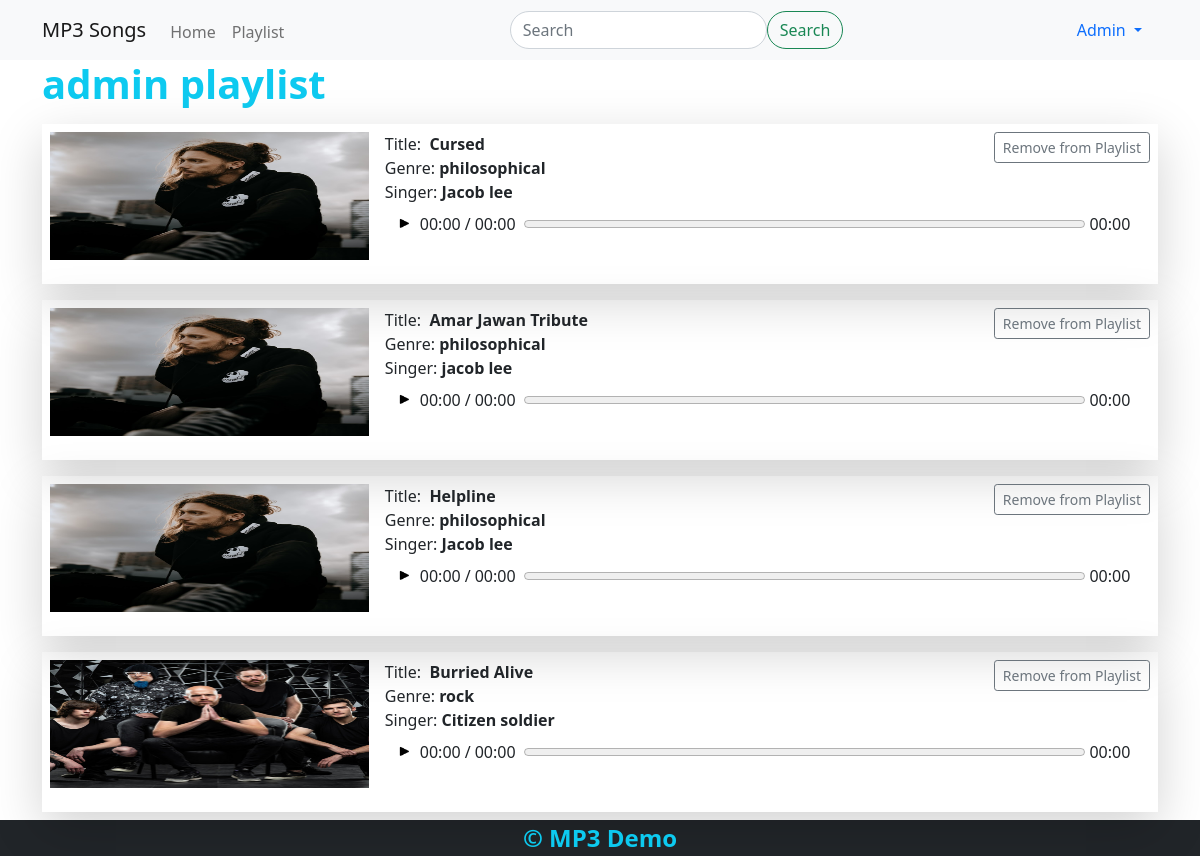
/playlist/ (signed in), run on the app's committed database.
### accounts/models.py (models this page shows, shortened)
class User(AbstractBaseUser, PermissionsMixin):
    username_validator = UnicodeUsernameValidator()
    username = models.CharField(
        verbose_name="Username",
        max_length=80, validators=[username_validator, ],
        help_text="Required. 25 charecters or fewer. letters, digits and @/./+/-/_ only"
    )
    email = models.EmailField(
        verbose_name="Email", unique=True,
        error_messages={'unique': "Email already exists."})
    is_active = models.BooleanField(default=True)
    is_admin = models.BooleanField(default=False)
    created_at = models.DateTimeField(auto_now_add=True)
    updated_at = models.DateTimeField(auto_now=True)
    USERNAME_FIELD = 'email'
    REQUIRED_FIELDS = ['username', ]
    objects = UserManager()

### playlist/models.py (models this page shows, shortened)
class Playlist(models.Model):
    user = models.OneToOneField(User, on_delete=models.CASCADE,related_name='playlists')
    musics = models.ManyToManyField(Music,blank=True, related_name='playlists')
    created_at = models.DateTimeField(auto_now_add=True)
    updated_at = models.DateTimeField(auto_now=True)
    class Meta:
        ordering = ('user',)

### music/models.py (models this page shows, shortened)
class Music(models.Model):
    title = models.CharField(max_length=255)
    singer = models.CharField(max_length=255)
    image = models.ImageField(upload_to=upload_image_to, default=None)
    audio = models.FileField(
        upload_to=upload_audio_to, blank=False, null=False)
    genre = models.ForeignKey(
        Genre, on_delete=models.CASCADE, related_name='playlist')
    active = models.BooleanField(default=True)
    created_at = models.DateTimeField(auto_now_add=True)
    updated_at = models.DateTimeField(auto_now=True)

class Genre(models.Model):
    name = models.CharField(max_length=255)
    description = models.TextField(null=True, blank=True)
    def __str__(self) -> str:
        return self.name

### playlist/views.py (the view, shortened to what this page needs)
# urls.py: path('', PlaylistView.as_view(), name='playlist'),
class PlaylistView(LoginRequiredMixin, View):
    def get(self, request, *args, **kwargs):
        user = request.user
        playlist, created = Playlist.objects.get_or_create(user=user)
        context = {
            'playlist': playlist,
            'musics': playlist.musics.all(),
        }
        return render(
            request, 'playlist/playlist.html',
            context)

### music/templatetags/custom_tags.py (called while the page is built)
@register.simple_tag
def is_in_playlist(request, id):
    music = Music.objects.get(id=id)
    playlist = Playlist.objects.filter(user=request.user).first()
    if playlist.musics.filter(id=music.id).exists():
        return True
    else:
        return False

### templates/playlist/playlist.html (shortened to what this page needs)
{% extends 'includes/base.html' %}
{% block content %}
<div>
    <h1 class="text-info fw-bold">{{playlist.user.username}} playlist</h1>
    {% for music in musics %}
    {% include 'playlist/snippet/play_playlist.html' with music=music %}
    {% endfor %}
</div>
{% endblock  %}

### templates/includes/navigation.html (shortened to what this page needs)
<nav class="navbar navbar-expand-md navbar-light bg-light">
  <div class="container">
    <a class="navbar-brand" href="{% url 'homepage' %}">MP3 Songs</a>
    <div class="collapse navbar-collapse" id="navbarSupportedContent">
      <ul class="navbar-nav me-auto mb-2 mb-lg-0">
        <li class="nav-item pt-1">
          <a class="nav-link {% if request.resolver_match.url_name == 'homepage' %} active {% endif %}"
             aria-current="page" href="{% url 'homepage' %}">Home</a>
        </li>
        {% if request.user.is_authenticated %}
        <li class="nav-item pt-1">
          <a class="nav-link" href="{% url 'playlist' %}">Playlist</a>
        </li>
        {% endif %}
      </ul>
      <form class="d-flex w-auto me-auto" method="GET"
            action="{% url 'search' %}">
        <input class="form-control w-100 rounded-pill" type="search"
               placeholder="Search" name="query" aria-label="Search" />
        <button class="btn btn-outline-success rounded-pill"
                type="submit">Search</button>
      </form>
      <div class="nav-item dropdown">
        <a class="nav-link dropdown-toggle" href="#" id="navbarDropdown"
           role="button" data-bs-toggle="dropdown" aria-expanded="false">
          {% if request.user.is_authenticated %}
          {{request.user.username|capfirst}}
          {% else %}
          Account
          {% endif %}
        </a>
      </div>
    </div>
  </div>
</nav>

### templates/playlist/snippet/play_playlist.html (shortened to what this page needs)
{% load static %}
{% load custom_tags %}
<div class="music-card d-inline-flex shadow-lg">
    <div class="music-img-wrapper">
        <a href="{% url 'music-detail' pk=music.id  %}">
            <img src="{{music.image.url}}" alt="{{music.title}}" height="100%"
                 width="100%" />
        </a>
    </div>
    <div class="music-description">
        <div>
            Title:
            <span
                  class="music-title fw-bold">&nbsp;{{music.title|capfirst}}</span>
            {% if request.user.is_authenticated %}
            <form action="{% url 'playlist' %}" method="post" class="float-end">
                {% is_in_playlist request music.id as in_playlist %}
                <input type="submit"
                       value="{% if in_playlist %}Remove from Playlist{% else %}Add to Playlist{% endif %}"
                       class="btn btn-sm btn-outline-secondary" />
            </form>
            {% endif %}
        </div>
        <div>Genre:<span class="fw-bold"> {{music.genre}}</span></div>
        <div>Singer:<span class="fw-bold"> {{music.singer}}</span></div>
        <div class="music-body ">
            <div class="audio-control d-inline-flex w-100" id="{{music.id}}">
                <div id="{{ music.id }}" class="playbtn mt-1 mx-1"
                     onclick="togglePlay(this)"></div>
                <span id="start_time" class="mx-1">00:00</span>/
                <span id="end_time" class="mx-1">00:00</span>
                <progress id="progressbar{{music.id}}" class="mt-1 mx-1 w-75" value="0"
                          max="1"></progress>
                <span id="rem_time">00:00</span>
            </div>
        </div>
    </div>
</div>

### static/custom/styles.css (style rules this page uses)
a { text-decoration: none !important; }
html, body { height: 100%; }

### data on the page
User: user.username "Admin"
Playlist: user.username "admin"
Music: image (picture), title "Cursed", genre "philosophical", singer "Jacob lee"
Music: image (picture), title "Amar Jawan Tribute", genre "philosophical", singer "jacob lee"
Music: image (picture), title "Helpline", genre "philosophical", singer "Jacob lee"
Music: image (picture), title "Burried Alive", genre "rock", singer "Citizen soldier"
